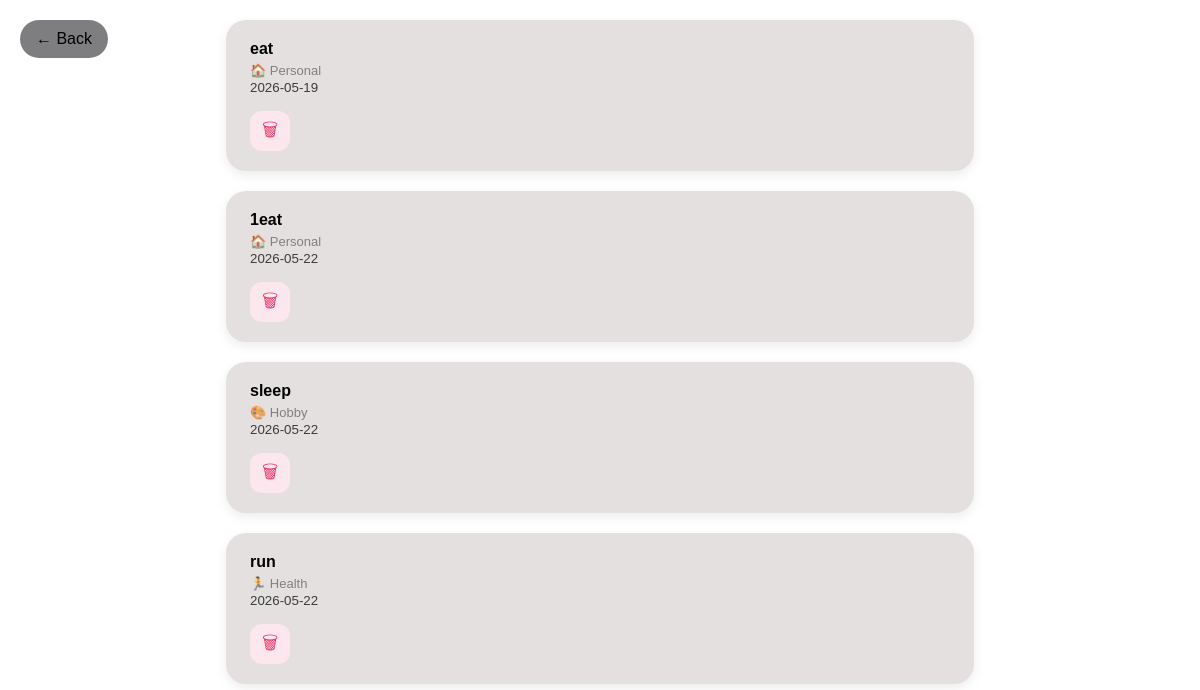
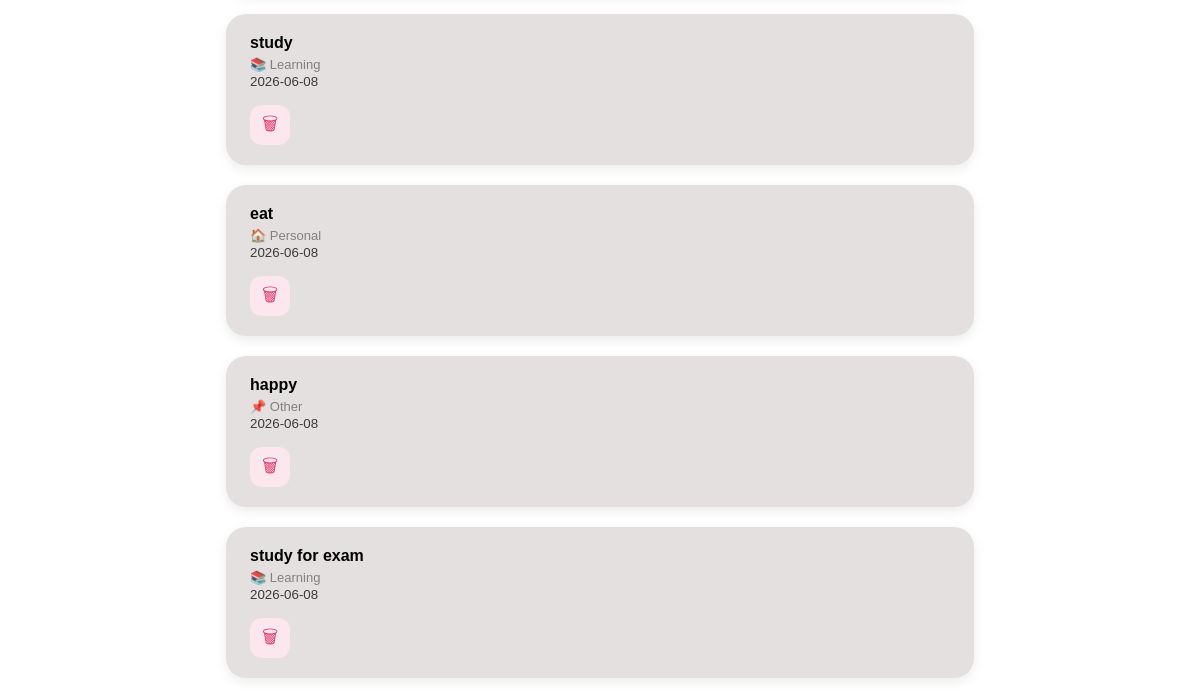
Before: /history with the older database file (2 pictures, top to bottom).
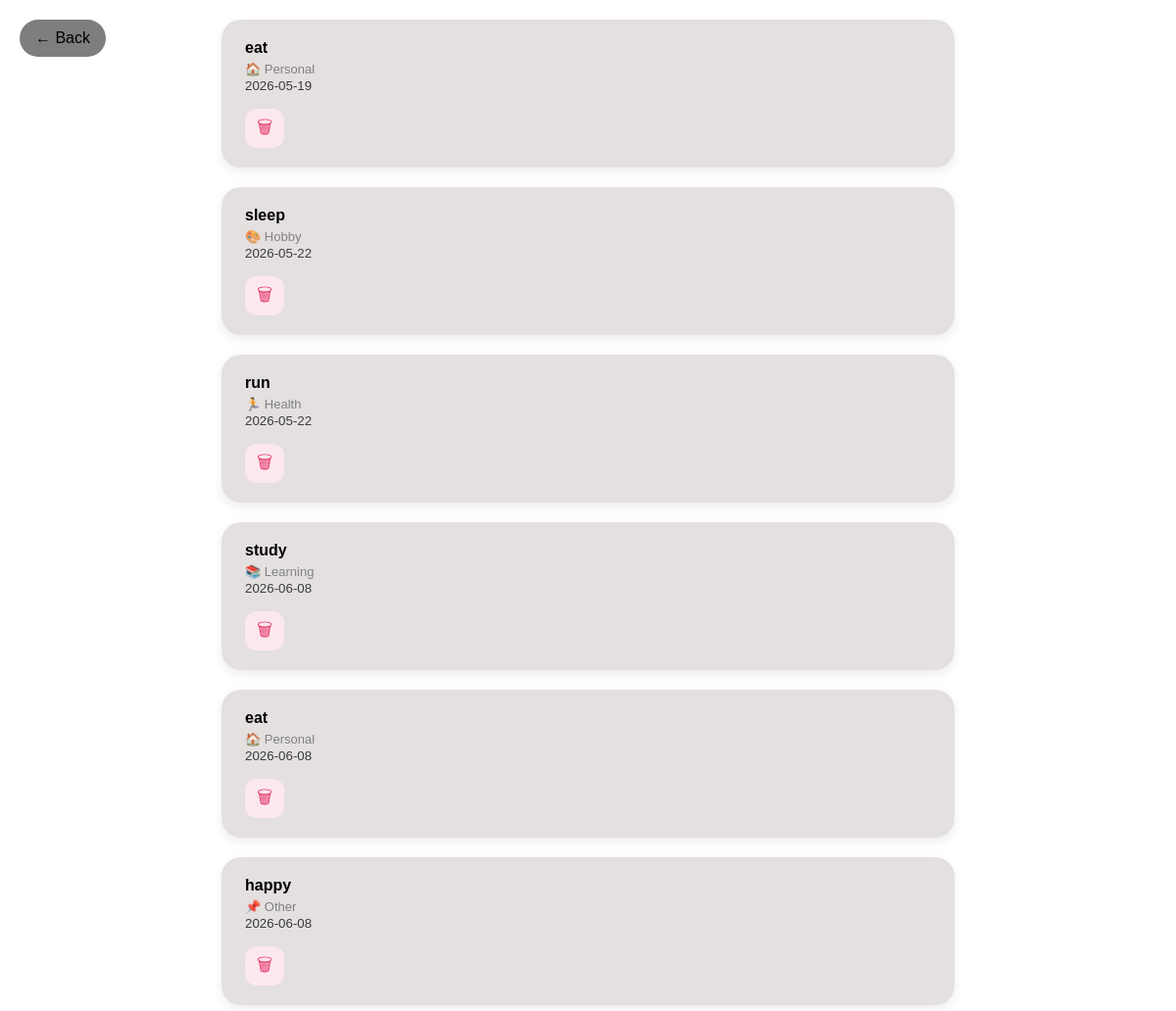
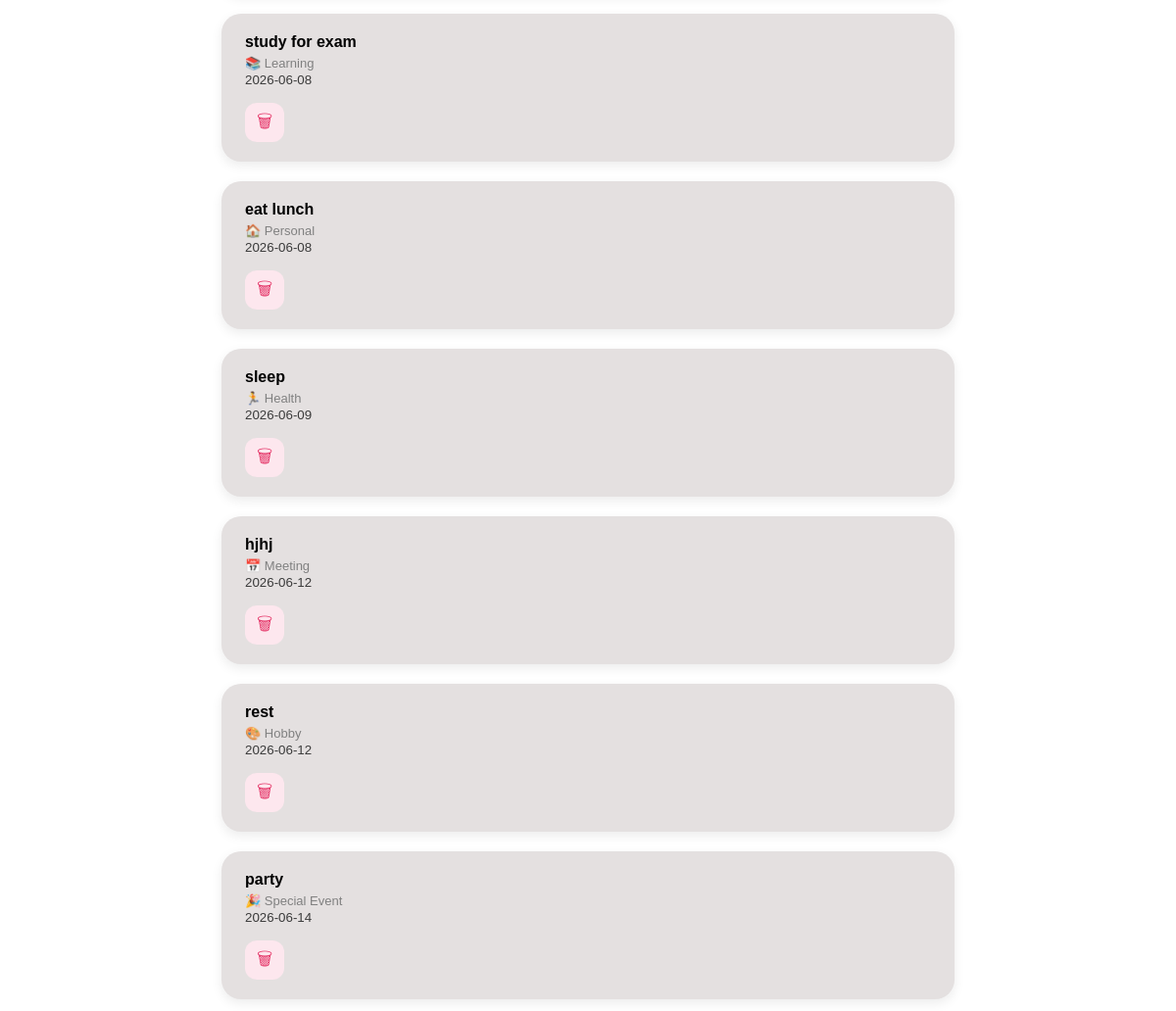
After: the same page with the newer database file (2 pictures, top to bottom).
### tables this page shows
CREATE TABLE tasks (
        id INTEGER PRIMARY KEY AUTOINCREMENT,
        name TEXT,
        category TEXT,
        status TEXT,
        date TEXT
    );

### app.py (the view)
@app.route("/history")
def history():
    conn = sqlite3.connect("tasks.db")
    cursor = conn.cursor()
    cursor.execute("SELECT * FROM tasks WHERE status='completed' ")
    completed_rows = cursor.fetchall()
    conn.close()
    category_icons = {
        "Learning": "📚",
        "Work": "💼",
        "Health": "🏃",
        "Shopping": "🛒",
        "Personal": "🏠",
        "Hobby": "🎨",
        "Finance": "💰",
        "Meeting": "📅",
        "Design": "🖌️",
        "Special Event": "🎉",
        "Other": "📌"
    }
    completed_tasks = []
    for row in completed_rows:
        completed_tasks.append({
            "id": row[0],
            "name": row[1],
            "category": row[2],
            "status": row[3],
            "date": row[4],
            "icon": category_icons.get(row[2], "📌")
        })
        completed_count = len(completed_tasks)
    return render_template("history.html", completed_tasks=completed_tasks,
                            completed_count=completed_count)

### templates/history.html (shortened to what this page needs)
<!DOCTYPE html>
<html>
    <head>
    <link rel="stylesheet" href="{{ url_for('static', filename='style.css') }}">
    </head>
    <body>
        <div class="completed-tasks">
            <a href="/home" class="back-btn2">← Back</a>
    {% if completed_tasks %}
     {% for task in completed_tasks %}
        <div class="task-card">
         <div class="task-header">
            <div class="task-text">
              <h4>{{ task.name }}</h4>
              <p>{{ task.icon }} {{ task.category }}</p>
              <small>{{ task.date }}</small>
                </div>
            <div class="task-buttons">
             <button class="delete-btn" onclick="deleteTask('{{ task.id }}')"> 🗑 </button>
             </div>
                </div>
                  </div>
        {% endfor %}
    {% else %}
        <p>No completed tasks yet.</p>
    {% endif %}
</div>
    </body>
</html>

### static/style.css (style rules this page uses)
body { background-color: #f3bce7; font-family: "Segoe UI", sans-serif; margin: 0; }
body { margin: 0; font-family: 'segoe UI',sans-serif; background:white; }
.task-card { background:rgb(228, 224, 224); max-width:700px; margin:20px auto; padding: 20px 24px; margin-bottom: 12px; border-radius: 20px; box-shadow: 0 4px 12px rgba(0,0,0,0.08); }
.task-text { flex:1; }
.task-text h4 { margin:0 0 8px 0; }
.task-text p { margin:5px 0; }
.task-text small { color:#3b3b3b; }
.task-card h4 { margin: 0; font-size: 16px; }
.task-card p { margin: 5px 0 0; font-size: 13px; color: gray; }
.task-buttons { display: flex; gap: 10px; margin-top:15px; }
.task-buttons button { width: 40px; height: 40px; border: none; border-radius: 12px; cursor: pointer; font-size: 18px; transition:0.2s; }
.delete-btn { background: #FDE7EE; color: #E5396B; border: none; padding: 6px 12px; border-radius: 8px; cursor: pointer; }
body { margin: 0; background: white; font-family: Arial; }
.back-btn2 { position: fixed; top: 20px; left: 20px; height: 38px; padding: 0 16px; display: flex; align-items: center; justify-content: center; border-radius: 20px; background: #7e7e80; text-decoration: none; color: black; }

Changed rows visible on the page:
removed tasks: name "1eat", icon "🏠", category "Personal", date "2026-05-22"
now on this page (row edited): tasks: name "eat lunch", icon "🏠", category "Personal", date "2026-06-08"
now on this page (row edited): tasks: name "sleep", icon "🏃", category "Health", date "2026-06-09"
added tasks: name "hjhj", icon "📅", category "Meeting", date "2026-06-12"
added tasks: name "rest", icon "🎨", category "Hobby", date "2026-06-12"
added tasks: name "party", icon "🎉", category "Special Event", date "2026-06-14"
